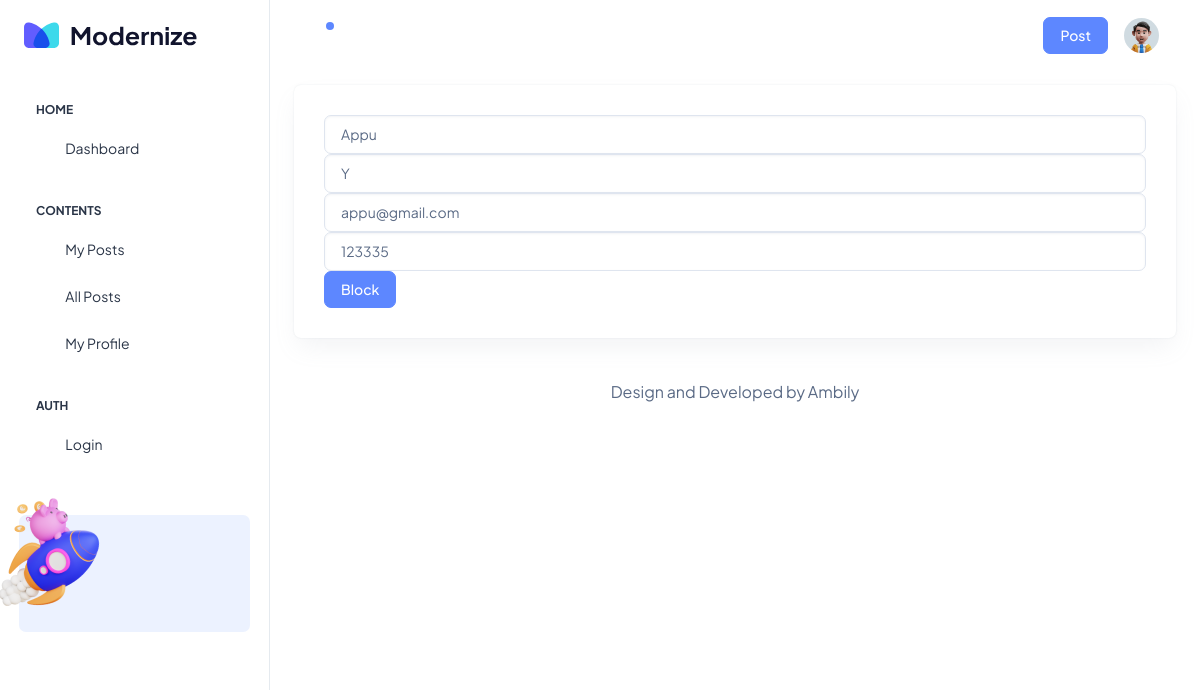
The page /admin_selectuserview/1 on the database its author committed.
### userapp/models.py (models this page shows, shortened)
class UserProfile(models.Model):
    username = models.CharField(max_length=200)
    firstname = models.CharField(max_length=200)
    lastname = models.CharField(max_length=200)
    email = models.CharField(max_length=300)
    contactno = models.IntegerField()
    password = models.CharField(max_length=200)
    confpassword = models.CharField(max_length=200)

### userapp/views.py (the view)
# urls.py: path("admin_selectuserview/<int:user_id>", views.admin_selectedUserView, name='admin_selUserview'),
def admin_selectedUserView(request,user_id):
    userdetailsview=UserProfile.objects.get(id=user_id)
    return render(request,'user/adminSelectedUserview.html',{'userdetailsview':userdetailsview})

### templates/user/adminSelectedUserview.html (shortened to what this page needs)
{% extends 'user/base1.html' %}
{% load static %}
{% block content %}
<form action="" method="post">
            <div class="form-group">
                <input type="text" class="form-control item" id="firstname" placeholder="Firstname" name="firstname" value="{{userdetailsview.firstname}}" readonly>
            </div>
             <div class="form-group">
                <input type="text" class="form-control item" id="lastname" placeholder="Lastname" name="lastname" value="{{userdetailsview.lastname}}" readonly>
            </div>
             <div class="form-group">
                <input type="text" class="form-control item" id="email" placeholder="Email" name="email" value="{{userdetailsview.email}}" readonly>
            </div>
            <div class="form-group">
                <input type="text" class="form-control item" id="contactno" placeholder="ContactNo" name="contactno" value="{{userdetailsview.contactno}}" readonly>
            </div>
            <div class="form-group">
                <a href="{% url 'blockuser' userdetailsview.id %}" class="btn btn-primary"  onclick="showAlert()">Block</a>
            </div>
        </form>
{% endblock%}

### rows shown on the page
UserProfile: firstname "Appu", lastname "Y", email "appu@gmail.com", contactno "123335"
